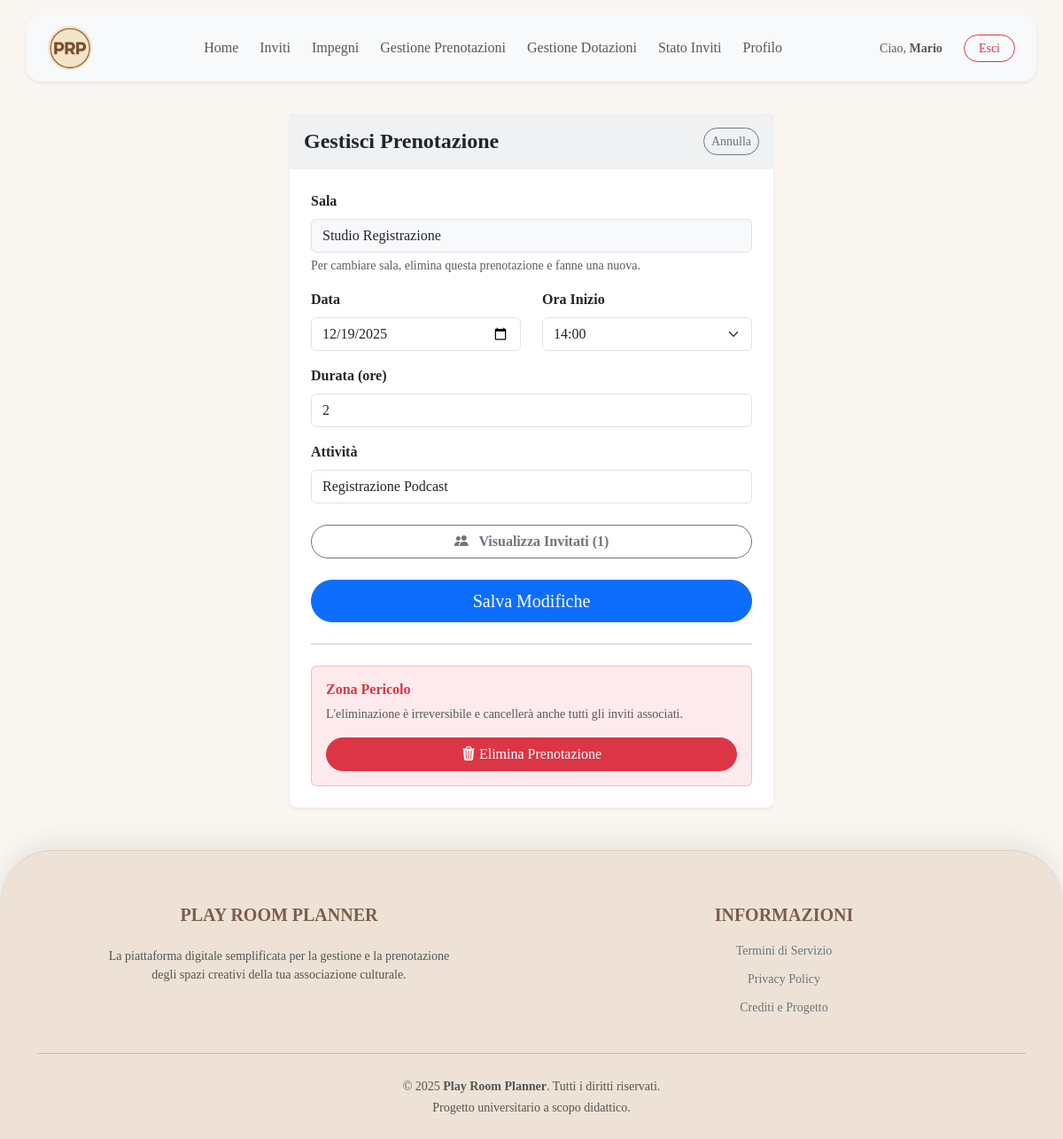
Page /frontend/modifica_prenotazione.php?sala=Studio+Registrazione&data=2025-12-19&ora=14 (signed in) on the committed database.
### tables this page shows
CREATE TABLE PRENOTAZIONE (
    id_settore INT NOT NULL,
    nome_sala VARCHAR(50) NOT NULL,
    data DATE NOT NULL,
    ora INT NOT NULL CHECK (ora BETWEEN 9 AND 23),
    
    durata INT NOT NULL CHECK (durata > 0),
    attivita VARCHAR(255) NULL,
    id_organizzatore INT NOT NULL,
    
    PRIMARY KEY (id_settore, nome_sala, data, ora),
    
    FOREIGN KEY (id_settore, nome_sala) REFERENCES SALA(id_settore, nome_sala)
        ON DELETE NO ACTION  
        ON UPDATE CASCADE,
    FOREIGN KEY (id_organizzatore) REFERENCES UTENTE(id_utente)
        ON DELETE NO ACTION  
        ON UPDATE CASCADE
);

### common/function.php (called while the page is built, shortened)
<?php
function datiUtenteCompleti($cid, $id_utente)
{
    $sql = "SELECT U.*, S.nome AS nome_settore
            FROM UTENTE U
            LEFT JOIN SETTORE S ON U.id_settore = S.id_settore
            WHERE U.id_utente = ?";
    $stmt = $cid->prepare($sql);
    $stmt->bind_param("i", $id_utente);
    $stmt->execute();
    $result = $stmt->get_result();
    $dati = $result->fetch_assoc();
    return $dati;
}
function getInvitatiPrenotazione($cid, $id_settore, $nome_sala, $data, $ora)
{
    $sql = "SELECT U.nome, U.cognome, U.email, I.stato, I.motivazione, U.ruolo
            FROM INVITO I
            JOIN UTENTE U ON I.id_utente = U.id_utente
            WHERE I.id_settore = ? AND I.nome_sala = ? AND I.data = ? AND I.ora = ?
            -- Escludiamo l'organizzatore dalla lista visuale degli 'invitati'
            AND I.id_utente != (SELECT id_organizzatore FROM PRENOTAZIONE WHERE id_settore=? AND nome_sala=? AND data=? AND ora=?)
            ORDER BY U.cognome";
    $stmt = $cid->prepare($sql);
    $stmt->bind_param("isssisss", $id_settore, $nome_sala, $data, $ora, $id_settore, $nome_sala, $data, $ora);
    $stmt->execute();
    return $stmt->get_result()->fetch_all(MYSQLI_ASSOC);
}
function getPrenotazioneSingola($cid, $id_settore, $nome_sala, $data, $ora)
{
    $sql = "SELECT * FROM PRENOTAZIONE WHERE id_settore = ? AND nome_sala = ? AND data = ? AND ora = ?";
    $stmt = $cid->prepare($sql);
    $stmt->bind_param("issi", $id_settore, $nome_sala, $data, $ora);
    $stmt->execute();
    return $stmt->get_result()->fetch_assoc();
}

### frontend/modifica_prenotazione.php (the view, shortened to what this page needs)
<?php
require_once __DIR__ . '/../common/function.php';
$nome_sala = isset($_GET['sala']) ? urldecode($_GET['sala']) : null;
$data_old = isset($_GET['data']) ? $_GET['data'] : null;
$ora_old = isset($_GET['ora']) ? (int)$_GET['ora'] : null;
$dati_utente = datiUtenteCompleti($cid, $_SESSION['id_utente']);
$id_settore = $dati_utente['id_settore'];
$prenotazione = getPrenotazioneSingola($cid, $id_settore, $nome_sala, $data_old, $ora_old);
$lista_invitati = getInvitatiPrenotazione($cid, $id_settore, $nome_sala, $data_old, $ora_old)
?>
<!DOCTYPE html>
<html lang="it">
<?php require ROOT_PATH . "/common/header.php" ?>
<body>
    <?php include ROOT_PATH . '/common/navbar.php'; ?>
    <div class="container mt-5 mb-5">
        <div class="row justify-content-center">
            <div class="col-md-8 col-lg-6">
                <div class="card shadow-sm border-0 rounded-3">
                    <div class="card-header bg-secondary bg-opacity-10 border-0 py-3 d-flex justify-content-between align-items-center">
                        <h4 class="mb-0 fw-bold text-dark">Gestisci Prenotazione</h4>
                        <a href="<?php echo BASE_URL; ?>frontend/gestione_prenotazioni.php" class="btn btn-sm btn-outline-secondary rounded-pill">Annulla</a>
                    </div>
                    <div class="card-body p-4">
                        <form action="<?php echo BASE_URL; ?>backend/modifica_prenotazione_exe.php" method="POST">
                            <div class="mb-3">
                                <label class="form-label fw-bold">Sala</label>
                                <input type="text" class="form-control bg-light" name="nome_sala" value="<?php echo htmlspecialchars($prenotazione['nome_sala']); ?>" readonly>
                                <div class="form-text">Per cambiare sala, elimina questa prenotazione e fanne una nuova.</div>
                            </div>
                            <div class="row">
                                <div class="col-md-6 mb-3">
                                    <label for="data" class="form-label fw-bold">Data</label>
                                    <input type="date" class="form-control" id="data" name="new_data"
                                        value="<?php echo $prenotazione['data']; ?>" required min="<?php echo date('Y-m-d'); ?>">
                                </div>
                                <div class="col-md-6 mb-3">
                                    <label for="ora" class="form-label fw-bold">Ora Inizio</label>
                                    <select class="form-select" id="ora" name="new_ora" required>
                                        <?php for ($i = 9; $i < 23; $i++): ?>
                                            <option value="<?php echo $i; ?>" <?php echo ($i == $prenotazione['ora']) ? 'selected' : ''; ?>>
                                                <?php echo $i; ?>:00
                                            </option>
                                        <?php endfor; ?>
                                    </select>
                                </div>
                            </div>
                            <div class="mb-3">
                                <label for="durata" class="form-label fw-bold">Durata (ore)</label>
                                <input type="number" class="form-control" id="durata" name="new_durata"
                                    min="1" value="<?php echo $prenotazione['durata']; ?>" required>
                            </div>
                            <div class="mb-4">
                                <label for="attivita" class="form-label fw-bold">Attività</label>
                                <input type="text" class="form-control" id="attivita" name="new_attivita"
                                    value="<?php echo htmlspecialchars($prenotazione['attivita']); ?>" required>
                            </div>
                            <div class="mb-4 text-center">
                                <button type="button" class="btn btn-outline-secondary rounded-pill w-100 fw-bold" data-bs-toggle="modal" data-bs-target="#modalInvitati">
                                    <i class="bi bi-people-fill me-2"></i> Visualizza Invitati (<?php echo count($lista_invitati); ?>)
                                </button>
                            </div>
                            <div class="d-grid gap-2">
                                <button type="submit" class="btn btn-primary btn-lg rounded-pill">Salva Modifiche</button>
                            </div>
                        </form>
                        <hr class="my-4">
                        <div class="bg-danger bg-opacity-10 p-3 rounded border border-danger border-opacity-25">
                            <h5 class="text-danger fw-bold fs-6">Zona Pericolo</h5>
                            <p class="small text-muted mb-3">L'eliminazione è irreversibile e cancellerà anche tutti gli inviti associati.</p>
                            <form action="<?php echo BASE_URL; ?>backend/elimina_prenotazione.php" method="POST" onsubmit="return confirm('Sei DAVVERO sicuro di voler eliminare questa prenotazione?');">
                                <button type="submit" class="btn btn-danger w-100 rounded-pill">
                                    <i class="bi bi-trash3-fill"></i> Elimina Prenotazione
                                </button>
                            </form>
                        </div>
                    </div>
                </div>
            </div>
        </div>
    </div>
</body>
</html>

### css/style.css (style rules this page uses)
* { font-family: Georgia, 'Times New Roman', Times, serif; }
html { height: 100%; }
body { background-color: #FAF7F2; padding-top: 80px; min-height: 100vh; display: flex; flex-direction: column; }
footer { margin-top: auto; width: 100%; }
html, body { overscroll-behavior-y: none; }
.footer-vintage { background-color: #EDE2D5; color: #7A5E4E; border-top-left-radius: 60px; border-top-right-radius: 60px; border-top: 1px solid rgba(122, 94, 78, 0.15); box-shadow: 0 -10px 30px rgba(0, 0, 0, 0.08); position: relative; z-index: 10; padding-top: 60px; padding-bottom: 40px; margin-top: auto; }
.footer-vintage hr { border-color: rgba(122, 94, 78, 0.3); opacity: 1; }

### rows in the picture
prenotazione: nome_sala "Studio Registrazione", new_data "12/19/2025", new_ora "14:00", new_durata "2", new_attivita "Registrazione Podcast"

### other values in the picture
$_SESSION['nome'] "Mario"
count($lista_invitati) "1"
